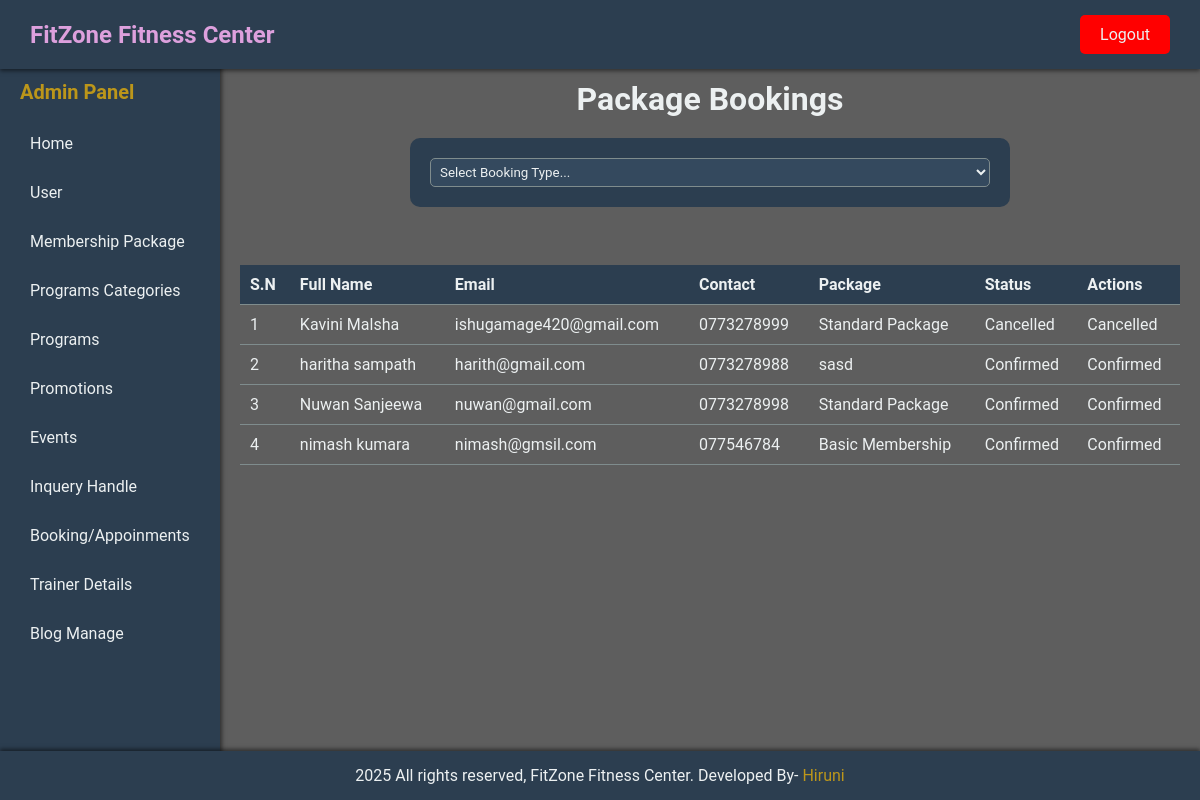
The app's page /admin-panel/manage-bookinPackage.php (signed in) with its own data.
### tables this page shows
CREATE TABLE `tbl_membershipbookings` (
  `id` int(15) UNSIGNED NOT NULL,
  `full_name` varchar(100) NOT NULL,
  `email` varchar(255) NOT NULL,
  `tel_no` varchar(255) NOT NULL,
  `package` varchar(255) NOT NULL,
  `message` text NOT NULL,
  `status` enum('Pending','Confirmed','Cancelled') DEFAULT 'Pending',
  `booking_date` timestamp NOT NULL DEFAULT current_timestamp()
);

### admin-panel/manage-bookinPackage.php (the view, shortened to what this page needs)
<?php
include('partials/main.php');
?>
<div class="main-content">
    <div class="wrapper">
        <h1 class="text-center">Package Bookings</h1>
        <form action="" method="POST" class="dropdown-form">
        <select name="file-select" class="styled-select" onchange="location = this.value;">
                <option value="#">Select Booking Type...</option>
            </select>
        </form>
        <br><br>
        <table class="tbl-full">
            <thead>
                <tr>
                    <th>S.N</th>
                    <th>Full Name</th>
                    <th>Email</th>
                    <th>Contact</th>
                    <th>Package</th>
                    <th>Status</th>
                    <th>Actions</th>
                </tr>
            </thead>
            <tbody>
    <?php
    $sql = "SELECT * FROM tbl_membershipBookings";
    $res = $conn->query($sql);
    if ($res->num_rows > 0) {
        $sn = 1;
        while ($row = $res->fetch_assoc()) {
            $id = $row['id'];
            $full_name = $row['full_name'];
            $email = $row['email'];
            $tel_no = $row['tel_no'];
            $package = $row['package'];
            $status = $row['status'];
            ?>
            <tr>
                <td><?php echo $sn++; ?></td>
                <td><?php echo $full_name; ?></td>
                <td><?php echo $email; ?></td>
                <td><?php echo $tel_no; ?></td>
                <td><?php echo $package; ?></td>
                <td><?php echo $status; ?></td>
                <td>
                    <?php if ($status == 'Pending') { ?>
                        <a href="confirm-membershipbooking.php?id=<?php echo $id; ?>" class="btn-secondary">Confirm</a>
                        <a href="cancel-membershipbooking.php?id=<?php echo $id; ?>" class="btn-danger">Cancel</a>
                    <?php } else { ?>
                        <span><?php echo $status; ?></span>
                    <?php } ?>
                </td>
            </tr>
            <?php
        }
    } else {
        echo "<tr><td colspan='7' class='error'>No bookings found.</td></tr>";
    }
    ?>
</tbody>
        </table>
    </div>
</div>
<?php include('partials/footer.php'); ?>

### admin-css/style.css (style rules this page uses)
:root { --primary-color: #bc961a; --primary-color-dark: #82a016; --secondary-color: #2c3e50; --background-light: rgba(255, 255, 255, 0.1); --background-dark: rgba(0, 0, 0, 0.7); --text-light: #ecf0f1; --text-dark: #bdc3c7; --button-hover-color: #92ec8f; --border-color: #7f8c8d; }
* { margin: 0; padding: 0; box-sizing: border-box; font-family: 'Roboto', sans-serif; }
body { display: flex; flex-direction: column; min-height: 100vh; background-color: var(--background-dark); }
.main-content { flex: 1; padding: 20px; overflow-y: auto; color: var(--text-light); }
table { width: 100%; border-collapse: collapse; }
th, td { padding: 10px; text-align: left; border-bottom: 1px solid var(--border-color); color: var(--text-light); }
th { background-color: var(--secondary-color); font-weight: bold; }
.text-center { text-align: center; }
form { width: 100%; max-width: 600px; margin: 20px auto; padding: 20px; background-color: #2c3e50; border-radius: 10px; color: #ecf0f1; }
table { width: 100%; margin-bottom: 20px; }
td { padding: 10px; color: #ecf0f1; }
input[type="text"], select { width: 100%; padding: 5px; margin: 0; border-radius: 5px; border: 1px solid #7f8c8d; background-color: #34495e; color: #ecf0f1; }

### records on screen
tbl_membershipbookings: full_name "Kavini Malsha", email "ishugamage420@gmail.com", tel_no "0773278999", package "Standard Package", status "Cancelled"
tbl_membershipbookings: full_name "haritha sampath", email "harith@gmail.com", tel_no "0773278988", package "sasd", status "Confirmed"
tbl_membershipbookings: full_name "Nuwan Sanjeewa", email "nuwan@gmail.com", tel_no "0773278998", package "Standard Package", status "Confirmed"
tbl_membershipbookings: full_name "nimash kumara", email "nimash@gmsil.com", tel_no "077546784", package "Basic Membership", status "Confirmed"
